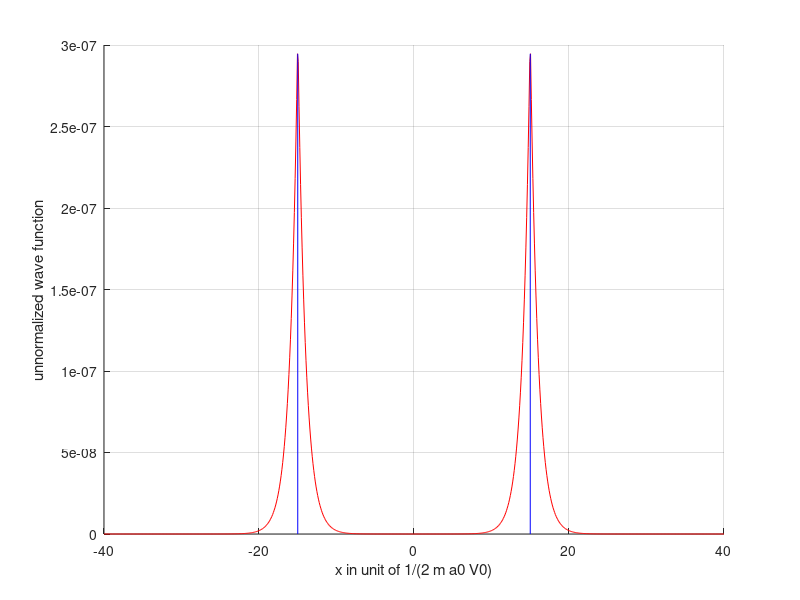

Write MATLAB code to recreate this figure.
Nplot=400;
A=15;
f=@(x) exp(-2*x*A)-(x-1);
X=fzero(f,[1e-4,5]);
E=-X^2/2;

x=linspace(0,40,Nplot);
y=zeros(size(x));
b=1-1/X;

for ii=1:Nplot
    if x(ii)< A
        y(ii)=2*b*cosh(X*x(ii));
    else
        y(ii)=exp(-X*x(ii));
    end
end

figure; hold on; grid on
plot(x,y,'r');
plot(-x,y,'r');
plot([-A,-A],[0,max(y)],'b'); plot([A,A],[0,max(y)],'b');
xlabel('x in unit of 1/(2 m a0 V0)')
ylabel('unnormalized wave function')
